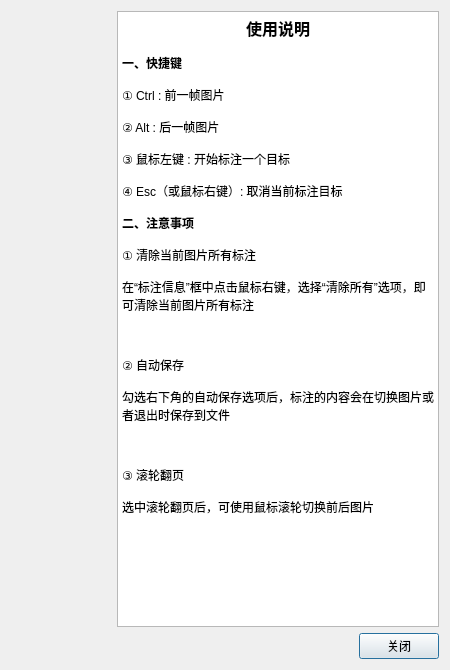
<?xml version="1.0" encoding="UTF-8"?>
<ui version="4.0">
 <class>TourialDialog</class>
 <widget class="QDialog" name="TourialDialog">
  <property name="geometry">
   <rect>
    <x>0</x>
    <y>0</y>
    <width>450</width>
    <height>670</height>
   </rect>
  </property>
  <property name="minimumSize">
   <size>
    <width>400</width>
    <height>250</height>
   </size>
  </property>
  <property name="maximumSize">
   <size>
    <width>450</width>
    <height>670</height>
   </size>
  </property>
  <property name="windowTitle">
   <string>Dialog</string>
  </property>
  <layout class="QVBoxLayout" name="verticalLayout">
   <item>
    <layout class="QHBoxLayout" name="horizontalLayout">
     <item>
      <widget class="QLabel" name="label">
       <property name="minimumSize">
        <size>
         <width>100</width>
         <height>0</height>
        </size>
       </property>
       <property name="maximumSize">
        <size>
         <width>100</width>
         <height>100</height>
        </size>
       </property>
       <property name="pixmap">
        <pixmap resource="resource.qrc">:/img/resource/logo.png</pixmap>
       </property>
       <property name="scaledContents">
        <bool>true</bool>
       </property>
       <property name="alignment">
        <set>Qt::AlignCenter</set>
       </property>
       <property name="margin">
        <number>15</number>
       </property>
      </widget>
     </item>
     <item>
      <widget class="QTextBrowser" name="textBrowser">
       <property name="html">
        <string>&lt;!DOCTYPE HTML PUBLIC &quot;-//W3C//DTD HTML 4.0//EN&quot; &quot;http://www.w3.org/TR/REC-html40/strict.dtd&quot;&gt;
&lt;html&gt;&lt;head&gt;&lt;meta name=&quot;qrichtext&quot; content=&quot;1&quot; /&gt;&lt;style type=&quot;text/css&quot;&gt;
p, li { white-space: pre-wrap; }
&lt;/style&gt;&lt;/head&gt;&lt;body style=&quot; font-family:'SimSun'; font-size:9pt; font-weight:400; font-style:normal;&quot;&gt;
&lt;p align=&quot;center&quot; style=&quot; margin-top:0px; margin-bottom:0px; margin-left:0px; margin-right:0px; -qt-block-indent:0; text-indent:0px;&quot;&gt;&lt;span style=&quot; font-size:12pt; font-weight:600;&quot;&gt;使用说明&lt;/span&gt;&lt;/p&gt;
&lt;p style=&quot;-qt-paragraph-type:empty; margin-top:0px; margin-bottom:0px; margin-left:0px; margin-right:0px; -qt-block-indent:0; text-indent:0px;&quot;&gt;&lt;br /&gt;&lt;/p&gt;
&lt;p style=&quot; margin-top:0px; margin-bottom:0px; margin-left:0px; margin-right:0px; -qt-block-indent:0; text-indent:0px;&quot;&gt;&lt;span style=&quot; font-weight:600;&quot;&gt;一、快捷键&lt;/span&gt;&lt;/p&gt;
&lt;p style=&quot;-qt-paragraph-type:empty; margin-top:0px; margin-bottom:0px; margin-left:0px; margin-right:0px; -qt-block-indent:0; text-indent:0px;&quot;&gt;&lt;br /&gt;&lt;/p&gt;
&lt;p style=&quot; margin-top:0px; margin-bottom:0px; margin-left:0px; margin-right:0px; -qt-block-indent:0; text-indent:0px;&quot;&gt;① Ctrl : 前一帧图片&lt;/p&gt;
&lt;p style=&quot;-qt-paragraph-type:empty; margin-top:0px; margin-bottom:0px; margin-left:0px; margin-right:0px; -qt-block-indent:0; text-indent:0px;&quot;&gt;&lt;br /&gt;&lt;/p&gt;
&lt;p style=&quot; margin-top:0px; margin-bottom:0px; margin-left:0px; margin-right:0px; -qt-block-indent:0; text-indent:0px;&quot;&gt;② Alt : 后一帧图片&lt;/p&gt;
&lt;p style=&quot;-qt-paragraph-type:empty; margin-top:0px; margin-bottom:0px; margin-left:0px; margin-right:0px; -qt-block-indent:0; text-indent:0px;&quot;&gt;&lt;br /&gt;&lt;/p&gt;
&lt;p style=&quot; margin-top:0px; margin-bottom:0px; margin-left:0px; margin-right:0px; -qt-block-indent:0; text-indent:0px;&quot;&gt;③ 鼠标左键 : 开始标注一个目标&lt;/p&gt;
&lt;p style=&quot;-qt-paragraph-type:empty; margin-top:0px; margin-bottom:0px; margin-left:0px; margin-right:0px; -qt-block-indent:0; text-indent:0px;&quot;&gt;&lt;br /&gt;&lt;/p&gt;
&lt;p style=&quot; margin-top:0px; margin-bottom:0px; margin-left:0px; margin-right:0px; -qt-block-indent:0; text-indent:0px;&quot;&gt;④ Esc（或鼠标右键）: 取消当前标注目标&lt;/p&gt;
&lt;p style=&quot;-qt-paragraph-type:empty; margin-top:0px; margin-bottom:0px; margin-left:0px; margin-right:0px; -qt-block-indent:0; text-indent:0px;&quot;&gt;&lt;br /&gt;&lt;/p&gt;
&lt;p style=&quot; margin-top:0px; margin-bottom:0px; margin-left:0px; margin-right:0px; -qt-block-indent:0; text-indent:0px;&quot;&gt;&lt;span style=&quot; font-weight:600;&quot;&gt;二、注意事项&lt;/span&gt;&lt;/p&gt;
&lt;p style=&quot;-qt-paragraph-type:empty; margin-top:0px; margin-bottom:0px; margin-left:0px; margin-right:0px; -qt-block-indent:0; text-indent:0px;&quot;&gt;&lt;br /&gt;&lt;/p&gt;
&lt;p style=&quot; margin-top:0px; margin-bottom:0px; margin-left:0px; margin-right:0px; -qt-block-indent:0; text-indent:0px;&quot;&gt;① 清除当前图片所有标注&lt;/p&gt;
&lt;p style=&quot;-qt-paragraph-type:empty; margin-top:0px; margin-bottom:0px; margin-left:0px; margin-right:0px; -qt-block-indent:0; text-indent:0px;&quot;&gt;&lt;br /&gt;&lt;/p&gt;
&lt;p style=&quot; margin-top:0px; margin-bottom:0px; margin-left:0px; margin-right:0px; -qt-block-indent:0; text-indent:0px;&quot;&gt;在“标注信息”框中点击鼠标右键，选择“清除所有”选项，即可清除当前图片所有标注&lt;/p&gt;
&lt;p style=&quot;-qt-paragraph-type:empty; margin-top:0px; margin-bottom:0px; margin-left:0px; margin-right:0px; -qt-block-indent:0; text-indent:0px;&quot;&gt;&lt;br /&gt;&lt;/p&gt;
&lt;p align=&quot;center&quot; style=&quot; margin-top:0px; margin-bottom:0px; margin-left:0px; margin-right:0px; -qt-block-indent:0; text-indent:0px;&quot;&gt;&lt;img src=&quot;:/img/resource/tourial2.png&quot; /&gt;&lt;/p&gt;
&lt;p style=&quot;-qt-paragraph-type:empty; margin-top:0px; margin-bottom:0px; margin-left:0px; margin-right:0px; -qt-block-indent:0; text-indent:0px;&quot;&gt;&lt;br /&gt;&lt;/p&gt;
&lt;p style=&quot; margin-top:0px; margin-bottom:0px; margin-left:0px; margin-right:0px; -qt-block-indent:0; text-indent:0px;&quot;&gt;② 自动保存&lt;/p&gt;
&lt;p style=&quot;-qt-paragraph-type:empty; margin-top:0px; margin-bottom:0px; margin-left:0px; margin-right:0px; -qt-block-indent:0; text-indent:0px;&quot;&gt;&lt;br /&gt;&lt;/p&gt;
&lt;p style=&quot; margin-top:0px; margin-bottom:0px; margin-left:0px; margin-right:0px; -qt-block-indent:0; text-indent:0px;&quot;&gt;勾选右下角的自动保存选项后，标注的内容会在切换图片或者退出时保存到文件&lt;/p&gt;
&lt;p style=&quot;-qt-paragraph-type:empty; margin-top:0px; margin-bottom:0px; margin-left:0px; margin-right:0px; -qt-block-indent:0; text-indent:0px;&quot;&gt;&lt;br /&gt;&lt;/p&gt;
&lt;p align=&quot;center&quot; style=&quot; margin-top:0px; margin-bottom:0px; margin-left:0px; margin-right:0px; -qt-block-indent:0; text-indent:0px;&quot;&gt;&lt;img src=&quot;:/img/resource/tourial1.PNG&quot; /&gt;&lt;/p&gt;
&lt;p style=&quot;-qt-paragraph-type:empty; margin-top:0px; margin-bottom:0px; margin-left:0px; margin-right:0px; -qt-block-indent:0; text-indent:0px;&quot;&gt;&lt;br /&gt;&lt;/p&gt;
&lt;p style=&quot; margin-top:0px; margin-bottom:0px; margin-left:0px; margin-right:0px; -qt-block-indent:0; text-indent:0px;&quot;&gt;③ 滚轮翻页&lt;/p&gt;
&lt;p style=&quot;-qt-paragraph-type:empty; margin-top:0px; margin-bottom:0px; margin-left:0px; margin-right:0px; -qt-block-indent:0; text-indent:0px;&quot;&gt;&lt;br /&gt;&lt;/p&gt;
&lt;p style=&quot; margin-top:0px; margin-bottom:0px; margin-left:0px; margin-right:0px; -qt-block-indent:0; text-indent:0px;&quot;&gt;选中滚轮翻页后，可使用鼠标滚轮切换前后图片&lt;/p&gt;
&lt;p style=&quot;-qt-paragraph-type:empty; margin-top:0px; margin-bottom:0px; margin-left:0px; margin-right:0px; -qt-block-indent:0; text-indent:0px;&quot;&gt;&lt;br /&gt;&lt;/p&gt;
&lt;p style=&quot;-qt-paragraph-type:empty; margin-top:0px; margin-bottom:0px; margin-left:0px; margin-right:0px; -qt-block-indent:0; text-indent:0px;&quot;&gt;&lt;br /&gt;&lt;/p&gt;&lt;/body&gt;&lt;/html&gt;</string>
       </property>
      </widget>
     </item>
    </layout>
   </item>
   <item>
    <layout class="QHBoxLayout" name="horizontalLayout_2">
     <item>
      <spacer name="horizontalSpacer">
       <property name="orientation">
        <enum>Qt::Horizontal</enum>
       </property>
       <property name="sizeHint" stdset="0">
        <size>
         <width>40</width>
         <height>20</height>
        </size>
       </property>
      </spacer>
     </item>
     <item>
      <widget class="QPushButton" name="pushButton">
       <property name="text">
        <string>关闭</string>
       </property>
      </widget>
     </item>
    </layout>
   </item>
  </layout>
 </widget>
 <resources>
  <include location="resource.qrc"/>
 </resources>
 <connections>
  <connection>
   <sender>pushButton</sender>
   <signal>clicked()</signal>
   <receiver>TourialDialog</receiver>
   <slot>close()</slot>
   <hints>
    <hint type="sourcelabel">
     <x>330</x>
     <y>225</y>
    </hint>
    <hint type="destinationlabel">
     <x>237</x>
     <y>220</y>
    </hint>
   </hints>
  </connection>
 </connections>
</ui>
